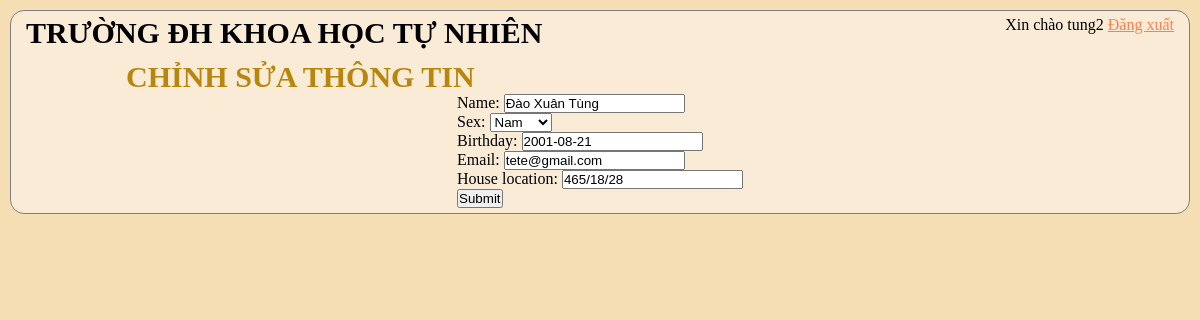
The app's page /studentSetting/ (signed in), older data.
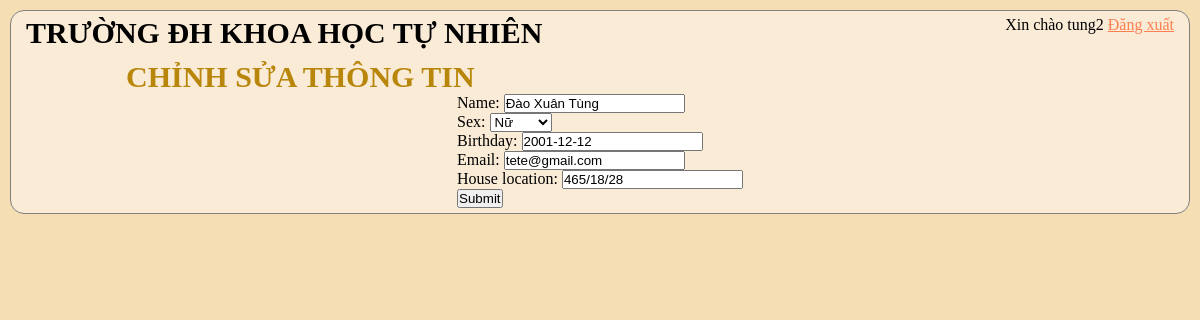
The same page, newer data.
### Student/models.py (models this page shows, shortened)
class Student(models.Model):
	user = models.OneToOneField(User, null=True, blank=True, on_delete=models.CASCADE,related_name='Student')
	name = models.CharField(max_length = 200, null = True)
	GIOITINH = (
		('Nam','Nam'),
		('Nữ','Nữ'),
		)
	sex = models.CharField(max_length = 200, null = True, choices = GIOITINH)
	birthday = models.DateField(null = True)
	email = models.CharField(max_length = 200, null = True)
	house_location = models.CharField(max_length = 200, null = True)

### Student/decorators.py (the view)
		def wrapper_func(request, *args, **kwargs):
			group = None
			if request.user.groups.exists():
				group = request.user.groups.all()[0].name
			if group in allowed_roles:
				return view_func(request, *args, **kwargs)
			else:
				return HttpResponse('You are not authorized to view this page')

### Student/form.py
class CustomerForm(ModelForm):
	class Meta:
		model = Student
		fields = '__all__'
		exclude = ['user']

### Student/views.py (called while the page is built)
@login_required(login_url='login')
@allowed_users(allowed_roles=['Student'])
def accountSettings(request):
	user = request.user.Student
	form = CustomerForm(instance=user)
	if request.method == 'POST':
		form = CustomerForm(request.POST, request.FILES,instance=user)
		if form.is_valid():
			form.save()
			return redirect('studentProfile')
	context = {'form':form}
	return render(request, 'Student/account_setting.html', context)

### Student/templates/Student/account_setting.html (shortened to what this page needs)
{% load static %}
<!DOCTYPE html>
<html lang="en">
<head>
    <link rel="stylesheet" type="text/css" href="{% static '/css/main.css' %}">
</head>
<body>
	<div class="main-container">
        <div class="navigation-top">
            <div id="KHTN">
                <h1>TRƯỜNG ĐH KHOA HỌC TỰ NHIÊN</h1>
            </div>
            <div class="choice">
                <p>Xin chào {{request.user}} <a href="{% url 'logout' %}">Đăng xuất</a></p>
            </div>
        </div>
        <h2>CHỈNH SỬA THÔNG TIN</h2>
		<div class="content">
			<form method="POST" action="" enctype="multipart/form-data">
				{{form.as_p}}
			<input class="btn btn-primary" type="submit" name="Update Information">
			</form>
		</div>
	</div>
</body>

### static/css/main.css (style rules this page uses)
* { padding: 0; margin: 0; box-sizing: border-box; }
body { background-color: wheat; }
.main-container { border: 1px solid gray; padding: 5px; margin: 10px; border-radius: 14px; background-color: antiquewhite; height: 100%; }
.navigation-top { display: flex; justify-content: space-between; }
#KHTN h1 { font-size: 30px; margin-left: 10px; }
.choice { display: inline-block; }
.choice p { display: inline; padding: 10px; }
.choice a { color: coral; }
h2 { color: darkgoldenrod; padding-inline-start: 10px; margin-top: 10px; font-size: 30px; margin-left: 100px; }
.content { display: flex; justify-content: space-evenly; height: 100%; }

Row changes from the older to the newer data that the page shows:
changed Student "Đào Xuân Tùng": sex "Nam" → "Nữ"; birthday "2001-08-21" → "2001-12-12"
